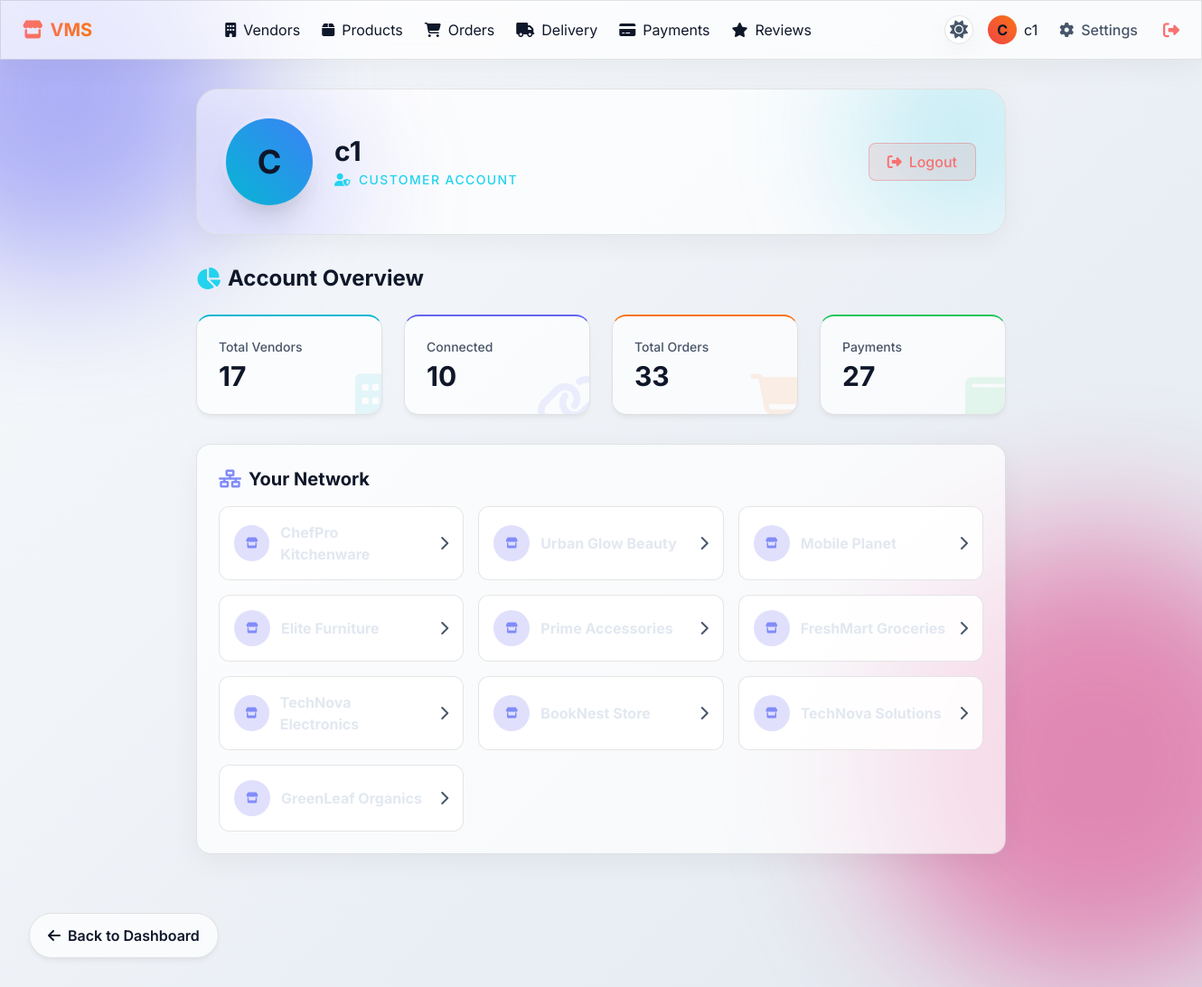
Screenshot of /profile (signed in) with the database file from the repository.
### tables this page shows
CREATE TABLE connections(
    id INTEGER PRIMARY KEY AUTOINCREMENT,
    customer TEXT,
    vendor TEXT
);

### app.py (the view)
@app.route('/profile')
def profile():
    if 'user' not in session:
        return redirect('/login')
    conn = get_db()
    role = session['role']
    if role == "vendor":
        total_customers = conn.execute(
        "SELECT COUNT(*) FROM connections WHERE vendor=?",
        (session['user'],)
        ).fetchone()[0]
        connected_customers = conn.execute(
            "SELECT customer FROM connections WHERE vendor=? ORDER BY id DESC",
            (session['user'],)
        ).fetchall()
        total_orders = conn.execute(
            "SELECT COUNT(*) FROM orders"
        ).fetchone()[0]
        total_reviews = conn.execute(
            "SELECT COUNT(*) FROM reviews"
        ).fetchone()[0]
        return render_template(
            'vendor_profile.html',
            total_customers=total_customers,
            total_orders=total_orders,
            connected_customers=connected_customers,
            total_reviews=total_reviews
        )
    else:
        total_vendors = conn.execute(
        "SELECT COUNT(*) FROM users WHERE role='vendor'"
        ).fetchone()[0]
        connected_vendors = conn.execute(
            "SELECT vendor FROM connections WHERE customer=? ORDER BY id DESC",
            (session['user'],)
        ).fetchall()
        total_orders = conn.execute(
            "SELECT COUNT(*) FROM orders"
        ).fetchone()[0]
        total_payments = conn.execute(
            "SELECT COUNT(*) FROM payments"
        ).fetchone()[0]
        return render_template(
            'customer_profile.html',
            total_vendors=total_vendors,
            total_orders=total_orders,
            connected_vendors=connected_vendors,
            total_payments=total_payments
        )

### app.py (called while the page is built)
def get_db():
    conn = sqlite3.connect("vendor.db")
    conn.row_factory = sqlite3.Row
    return conn

### templates/customer_profile.html (shortened to what this page needs)
{% extends "base.html" %}
{% block content %}
<div class="fade-in max-w-4xl mx-auto">
    <div class="glass-panel rounded-3xl p-8 mb-8 relative overflow-hidden">
        <div class="absolute -right-20 -top-20 w-64 h-64 bg-cyan-500/20 rounded-full blur-3xl z-0"></div>
        <div class="absolute -left-20 -bottom-20 w-64 h-64 bg-indigo-500/20 rounded-full blur-3xl z-0"></div>
        <div class="relative z-10 flex flex-col sm:flex-row items-center gap-6">
            <div class="w-24 h-24 rounded-full bg-gradient-to-tr from-cyan-500 to-blue-500 flex items-center justify-center text-4xl font-bold text-main shadow-xl ring-4 ring-white/10">
                {{ session['user'][0]|upper }}
            </div>
            <div class="text-center sm:text-left">
                <h1 class="text-3xl font-bold text-main mb-1">{{ session['user'] }}</h1>
                <div class="text-cyan-400 font-medium uppercase tracking-widest text-sm flex items-center justify-center sm:justify-start gap-2">
                    <i class="fa-solid fa-user-shield"></i> Customer Account
                </div>
            </div>
            <div class="sm:ml-auto">
                <a href="/logout" class="bg-red-500/10 hover:bg-red-500/20 text-red-400 border border-red-500/30 px-5 py-2 rounded-lg font-medium transition-colors flex items-center gap-2">
                    <i class="fa-solid fa-right-from-bracket"></i> Logout
                </a>
            </div>
        </div>
    </div>
    <h2 class="text-2xl font-bold mb-6 flex items-center gap-2"><i class="fa-solid fa-chart-pie text-cyan-400"></i> Account Overview</h2>
    <div class="grid grid-cols-1 sm:grid-cols-2 lg:grid-cols-4 gap-6 mb-8">
        <div class="glass-card p-6 border-t-2 border-t-cyan-500 relative overflow-hidden group">
            <div class="absolute -right-4 -bottom-4 text-6xl text-cyan-500/10 group-hover:scale-110 transition-transform"><i class="fa-solid fa-building"></i></div>
            <div class="text-sm text-muted font-medium mb-1">Total Vendors</div>
            <div class="text-3xl font-bold text-main">{{ total_vendors }}</div>
        </div>
        <div class="glass-card p-6 border-t-2 border-t-indigo-500 relative overflow-hidden group">
            <div class="absolute -right-4 -bottom-4 text-6xl text-indigo-500/10 group-hover:scale-110 transition-transform"><i class="fa-solid fa-link"></i></div>
            <div class="text-sm text-muted font-medium mb-1">Connected</div>
            <div class="text-3xl font-bold text-main">{{ connected_vendors|length }}</div>
        </div>
        <div class="glass-card p-6 border-t-2 border-t-orange-500 relative overflow-hidden group">
            <div class="absolute -right-4 -bottom-4 text-6xl text-orange-500/10 group-hover:scale-110 transition-transform"><i class="fa-solid fa-cart-shopping"></i></div>
            <div class="text-sm text-muted font-medium mb-1">Total Orders</div>
            <div class="text-3xl font-bold text-main">{{ total_orders }}</div>
        </div>
        <div class="glass-card p-6 border-t-2 border-t-green-500 relative overflow-hidden group">
            <div class="absolute -right-4 -bottom-4 text-6xl text-green-500/10 group-hover:scale-110 transition-transform"><i class="fa-solid fa-wallet"></i></div>
            <div class="text-sm text-muted font-medium mb-1">Payments</div>
            <div class="text-3xl font-bold text-main">{{ total_payments }}</div>
        </div>
    </div>
    <div class="glass-panel rounded-2xl p-6">
        <h3 class="text-xl font-bold mb-4 flex items-center gap-2"><i class="fa-solid fa-network-wired text-indigo-400"></i> Your Network</h3>
        {% if connected_vendors %}
        <div class="grid grid-cols-1 sm:grid-cols-2 md:grid-cols-3 gap-4">
            {% for v in connected_vendors %}
            <a href="/vendor_products/{{ v['vendor'] }}" class="glass-input p-4 rounded-xl flex items-center gap-3 hover:bg-white/10 transition-colors group">
                <div class="w-10 h-10 rounded-full bg-indigo-500/20 text-indigo-400 flex items-center justify-center font-bold">
                    <i class="fa-solid fa-store text-xs"></i>
                </div>
                <div class="font-bold text-slate-200 group-hover:text-main transition-colors">{{ v['vendor'] }}</div>
                <div class="ml-auto text-muted group-hover:text-indigo-400 transition-colors"><i class="fa-solid fa-chevron-right"></i></div>
            </a>
            {% endfor %}
        </div>
        {% else %}
        <div class="text-center p-6 bg-black/20 rounded-xl border border-glass">
            <p class="text-muted mb-4">You haven't connected with any vendors yet.</p>
            <a href="/vendors" class="btn-glow px-5 py-2 rounded-lg inline-block text-sm">Find Vendors</a>
        </div>
        {% endif %}
    </div>
</div>
{% endblock %}

### static/css/style.css (style rules this page uses)
:root { --bg-gradient-1: #0f172a; --bg-gradient-2: #1e1b4b; --accent-glow: rgba(239, 68, 68, 0.4); --accent-btn: linear-gradient(135deg, #ef4444, #f97316); --accent-btn-hover: linear-gradient(135deg, #dc2626, #ea580c); --glass-bg: rgba(255, 255, 255, 0.05); --glass-border: rgba(255, 255, 255, 0.1); --glass-border-hover: rgba(255, 255, 255, 0.2); --text-primary: #f8fafc; --text-secondary: #94a3b8; --input-bg: rgba(255, 255, 255, 0.03); --input-focus: rgba(255, 255, 255, 0.08); --panel-shadow: 0 8px 32px 0 rgba(0, 0, 0, 0.3); --card-shadow: 0 4px 6px -1px rgba(0, 0, 0, 0.1), 0 2px 4px -1px rgba(0, 0, 0, 0.06); --card-shadow-hover: 0 10px 15px -3px rgba(0, 0, 0, 0.2), 0 0 20px var(--accent-glow); --status-pending-bg: rgba(249, 115, 22, 0.2); --status-pending-text: #fdba74; --status-pending-border: rgba(249, 115, 22, 0.3); --status-accepted-bg: rgba(59, 130, 246, 0.2); --status-accepted-text: #93c5fd; --status-accepted-border: rgba(59, 130, 246, 0.3); --status-processing-bg: rgba(168, 85, 247, 0.2); --status-processing-text: #d8b4fe; --status-processing-border: rgba(168, 85, 247, 0.3); --status-shipped-bg: rgba(99, 102, 241, 0.2); --status-shipped-text: #a5b4fc; --status-shipped-border: rgba(99, 102, 241, 0.3); --status-out-bg: rgba(6, 182, 212, 0.2); --status-out-text: #67e8f9; --status-out-border: rgba(6, 182, 212, 0.3); --status-delivered-bg: rgba(34, 197, 94, 0.2); --status-delivered-text: #86efac; --status-delivered-border: rgba(34, 197, 94, 0.3); --status-cancel-bg: rgba(239, 68, 68, 0.2); --status-cancel-text: #fca5a5; --status-cancel-border: rgba(239, 68, 68, 0.3); }
[data-theme="light"] { --bg-gradient-1: #f8fafc; --bg-gradient-2: #e2e8f0; --accent-glow: rgba(239, 68, 68, 0.2); --glass-bg: rgba(255, 255, 255, 0.7); --glass-border: rgba(0, 0, 0, 0.1); --glass-border-hover: rgba(0, 0, 0, 0.2); --text-primary: #0f172a; --text-secondary: #475569; --input-bg: rgba(255, 255, 255, 0.9); --input-focus: #ffffff; --panel-shadow: 0 8px 32px 0 rgba(0, 0, 0, 0.05); --card-shadow: 0 4px 6px -1px rgba(0, 0, 0, 0.05), 0 2px 4px -1px rgba(0, 0, 0, 0.03); --card-shadow-hover: 0 10px 15px -3px rgba(0, 0, 0, 0.1), 0 0 20px var(--accent-glow); --status-pending-bg: #fff7ed; --status-pending-text: #c2410c; --status-accepted-bg: #eff6ff; --status-accepted-text: #1d4ed8; --status-processing-bg: #faf5ff; --status-processing-text: #7e22ce; --status-shipped-bg: #eef2ff; --status-shipped-text: #4338ca; --status-out-bg: #ecfeff; --status-out-text: #0e7490; --status-delivered-bg: #f0fdf4; --status-delivered-text: #15803d; --status-cancel-bg: #fef2f2; --status-cancel-text: #b91c1c; }
html { scroll-behavior: smooth; }
body { background: linear-gradient(135deg, var(--bg-gradient-1), var(--bg-gradient-2)); background-attachment: fixed; color: var(--text-primary); font-family: 'Inter', sans-serif; min-height: 100vh; overflow-x: hidden; transition: background 0.3s ease, color 0.3s ease; }
.glass-panel { background: var(--glass-bg); backdrop-filter: blur(16px); -webkit-backdrop-filter: blur(16px); border: 1px solid var(--glass-border); box-shadow: var(--panel-shadow); transition: all 0.3s ease; }
.glass-card { background: var(--glass-bg); backdrop-filter: blur(12px); -webkit-backdrop-filter: blur(12px); border: 1px solid var(--glass-border); border-radius: 1rem; box-shadow: var(--card-shadow); transition: all 0.3s ease; }
.glass-input { background: var(--input-bg); border: 1px solid var(--glass-border); color: var(--text-primary); transition: all 0.3s ease; }
.glass-input::placeholder { color: var(--text-secondary); opacity: 0.7; }
.fade-in { animation: fadeIn 0.8s ease-out forwards; opacity: 0; }
.text-main { color: var(--text-primary); }
.text-muted { color: var(--text-secondary); }
body { transition: background-color 0.3s ease, color 0.3s ease; }
* { transition: background-color 0.2s ease, color 0.2s ease, border-color 0.2s ease; }
.glass-card { transition: all 0.3s cubic-bezier(0.25, 0.46, 0.45, 0.94); }

### rows the page displays
connections: vendor "ChefPro Kitchenware"
connections: vendor "Urban Glow Beauty"
connections: vendor "Mobile Planet"
connections: vendor "Elite Furniture"
connections: vendor "Prime Accessories"
connections: vendor "FreshMart Groceries"
connections: vendor "TechNova Electronics"
connections: vendor "BookNest Store"
connections: vendor "TechNova Solutions"
connections: vendor "GreenLeaf Organics"

### other values shown
{{ session['user'][0]|upper }} "C"
{{ session['user'] }} "c1"
{{ total_vendors }} "17"
{{ connected_vendors|length }} "10"
{{ total_orders }} "33"
{{ total_payments }} "27"
